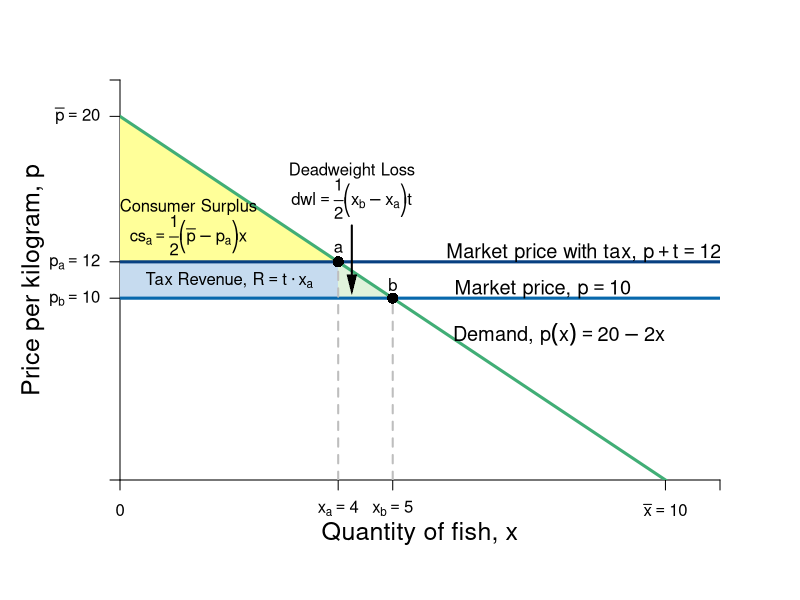

Reproduce this figure in R.
require(shape)
pdf(file = "indmarketdemand/cs_tax_jane.pdf", width = 9, height = 7)

#Set parameters for graphics
axislabelsize <- 1.5
labelsize <- 1.2
graphlinewidth <- 3
segmentlinewidth <- 2

COL <- c("#7fc97f", "#beaed4", "#fdc086", "#ffff99", "#386cb0", "#f0027f", "#bf5b17", "#666666")
COLA <- c("#e0f3db", "#99d8c9","#66c2a4","#41ae76", "#238b45", "#005824")
COLB <- c("#c6dbef", "#4eb3d3", "#2b8cbe", "#0868ac","#084081")
COLC <- c("#fcfbfd", "#efedf5", "#dadaeb", "#bcbddc", "#9e9ac8", "#807dba", "#6a51a3", "#54278f", "#3f007d")

par(mar =  c(6, 6, 4, 4))

mrsA <- function(x, rmax = 20, xmax = 10) {
  rmax - (rmax/xmax)*x
}

uA <- function(x, y, rmax = 20, xmax = 10) {
  y + rmax*x - (1/2)(rmax/xmax)*x^2
}

xlims <- c(0, 11)
ylims <- c(0, 22)

npts <- 501 
x <- seq(xlims[1], xlims[2], length.out = npts)
y <- seq(ylims[1], ylims[2], length.out = npts) 
a <- c(46.08, 55, 64)
b <- c(46.08, 55, 64)

plot(0, 0, xlim = xlims, ylim = ylims, type = "n",
     xlab = expression(paste("")),
     ylab = expression(paste("")), 
     xaxt = "n", 
     yaxt = "n", 
     cex.lab = axislabelsize, 
     bty = "n",
     xaxs="i", 
     yaxs="i")

# ticksy <- seq(from = 0, to = ylims[2], by = 2)
# ylabels <- seq(from = 0, to = ylims[2], by = 2)
# ticksx <- seq(from = 0, to = xlims[2], by = 2)
# xlabels <- seq(from = 0, to = xlims[2], by = 2)
ticksy <- c(0, 10, 12, 20, ylims[2])
ylabels <- c(NA, expression(paste(p[b] == 10)), expression(paste(p[a] == 12)), expression(paste(bar(p) == 20)), NA)
ticksx <- c(0, 4, 5, 10, xlims[2])
xlabels <- c(0, expression(paste(x[a]) == 4), expression(paste(x[b]) == 5), expression(paste(bar(x) == 10)), NA)

axis(1, at = ticksx, pos = 0, labels = xlabels)
axis(2, at = ticksy, pos = 0, labels = ylabels, las = 1)

npts <- 500 
xx1 <- seq(xlims[1], xlims[2], length.out = npts)

xpoly <- c(0, 4, 0)
ypoly <- c(12, 12, 20)
polygon(x = xpoly, y = ypoly, col = COL[4], density=NULL, border = NA)

xpoly1 <- c(0, 4, 4, 0)
ypoly1 <- c(10, 10, 12, 12)
polygon(x = xpoly1, y = ypoly1, col = COLB[1], density=NULL, border = NA)


xpoly2 <- c(4, 5, 4)
ypoly2 <- c(10, 10, 12)
polygon(x = xpoly2, y = ypoly2, col = COLA[1], density=NULL, border = NA)


#Lines for mrs graph
lines(xx1, mrsA(xx1, rmax = 20, xmax = 10), col = COLA[4], lwd = graphlinewidth)

segments(0, 12, xlims[2], 12, lty = 1, col = COLB[5] , lwd = graphlinewidth)
segments(0, 10, xlims[2], 10, lty = 1, col = COLB[4] , lwd = graphlinewidth)
segments(5, 0, 5, 10, lty = 2, col = "gray" , lwd = segmentlinewidth)
segments(4, 0, 4, 12, lty = 2, col = "gray" , lwd = segmentlinewidth)

#Label axes
mtext(expression(paste("Quantity of fish, ", x)), side=1, line = 2.5, cex = axislabelsize)
text(-1.6, 0.5*ylims[2], expression(paste("Price per kilogram, ", p)), xpd = TRUE, cex = axislabelsize, srt = 90) 

#Label i
points(5, 10, pch = 16, col = "black", cex = 1.5)
text(5, 10.75, expression(b))

#Label g
points(4, 12, pch = 16, col = "black", cex = 1.5)
text(4, 12.75, expression(a))

#segments(4.11765, 6.17647, 5.88, 8.88, lty = 1, col = COL[2] , lwd = graphlinewidth)
text(8.5, 12.5, expression(paste("Market price with tax, ", p + t == 12)), cex = labelsize)
text(7.75, 10.5, expression(paste("Market price, ", p == 10)), cex = labelsize)
#text(7.3, 2.5, expression("Curve"))
#Arrows(7.3, 3.5, 7.3, 6.1, col = "black", lty = 1, lwd = 2, arr.type = "triangle", arr.lwd = 0.5)

#Label the iso-welfare functions for the HG, Aisha
# text(3.8, 1.5, expression(u[1]^A))
# text(4.6, 1.5, expression(u[2]^A))
# text(5.5, 1.5, expression(u[3]^A))
#text(6.6, 8.3, expression(u[4]^A))


#Label the indifference curves for the HG, Betty
# text(7.6, 17, expression(u[1]^B))
# text(6.75, 17, expression(u[2]^B))
# text(6, 17, expression(u[3]^B))
#text(3.4, 6.9, expression(v[4]^B))

#Label mrs function
# text(8.6, 5.5, expression(paste(p(x) == 20 - 2*x)))
text(8.05, 8, expression(paste("Demand, ", p(x) == 20 - 2*x)), cex = labelsize)

#Arrows(10, 7.5, 10, 5, col = "black", lty = 1, lwd = 2, arr.type = "triangle", arr.lwd = 0.5)

#Label satiation
#text(20, 3.5, expression(paste(x[max] == "Point")))
#text(20, 3, expression(paste("of Satiation")))
#Arrows(20, 2.5, 20, 0.5, col = "black", lty = 1, lwd = 2, arr.type = "triangle", arr.lwd = 0.5)

#Label highest willingness to pay
text(1.25, 15, expression(paste("Consumer Surplus" )))
text(1.25, 13.5, expression(paste(cs[a]==frac(1, 2)*bgroup("(",bar(p) - p[a],")")*x)))
#text(2.5, 19, expression(paste(CS==frac(1, 2)*bgroup("(",20 - 12,")")*4, phantom()== 16)))
#Arrows(2, 18, 2, 13, col = "black", lty = 1, lwd = 2, arr.type = "triangle", arr.lwd = 0.5)

#Label tax revenue
text(2, 11, expression(paste("Tax Revenue, ", R==t%.%x[a])))
#text(3.5, 18, expression(paste(CS==frac(1, 2)*bgroup("(",r[max] - p,")")*x)))
#text(2, 2, expression(paste()))
#text(2.5, 0.75, expression(paste(R==2*bgroup("(",12 - 10,")")*4, phantom()== 8)))
#Arrows(2, 4, 2, 10.75, col = "black", lty = 1, lwd = 2, arr.type = "triangle", arr.lwd = 0.5)

#Label deadweight loss
text(4.25, 17, expression("Deadweight Loss"))
#text(3.5, 18, expression(paste(CS==frac(1, 2)*bgroup("(",r[max] - p,")")*x)))
text(4.25, 15.5, expression(paste(dwl==frac(1,2)*bgroup("(",x[b] - x[a],")")*t)))
#text(4.5, 14.5, expression(paste(DWL==frac(1,2)*bgroup("(",12 - 10,")")*bgroup("(",5 - 4,")"), phantom()== 1)))
Arrows(4.25, 14, 4.25, 10.75, col = "black", lty = 1, lwd = 2, arr.type = "triangle", arr.lwd = 0.5)



dev.off()
